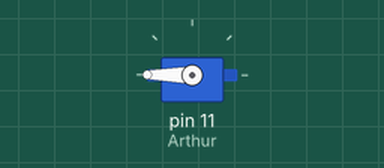
Recording of a sketch running on a simulated Arduino Uno, built with avr-gcc and run on an emulated ATmega328P. On the bench: servo.

Above: at 0.05 s.
At 4.05 s:
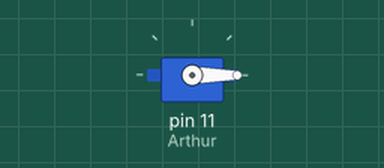
At 8.0 s:
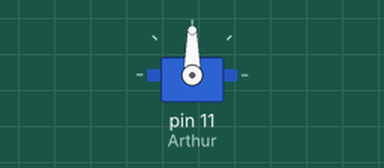
Timing chart, 0 to 10.4 s (numbered marks = the images above):
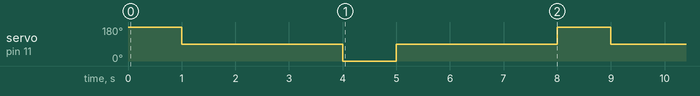

Measured:
- by itself, servo on pin 11 (Arthur): repeats every 8.0 s: 0° 1.0 s, 90° 3.0 s, 180° 1.0 s, 90° 3.0 s

The sketch:

servo.arthur.ino
```cpp
//servo Arthur
#include <Servo.h>

Servo Arthur;

void setup() {
  // put your setup code here, to run once:
  Arthur.attach(11);
  Arthur.write(90); //90 grados, originalmente

}

void loop() {
  // put your main code here, to run repeatedly:
  Arthur. write (180); //izq
  delay(1000);         //1s
  Arthur.write(90);  ///recto
  delay(3000);  //3s
  Arthur.write(0);   //der
  delay(1000);  //1s
  Arthur.write(90);  //recto
  delay(3000);  //3s
}
```
